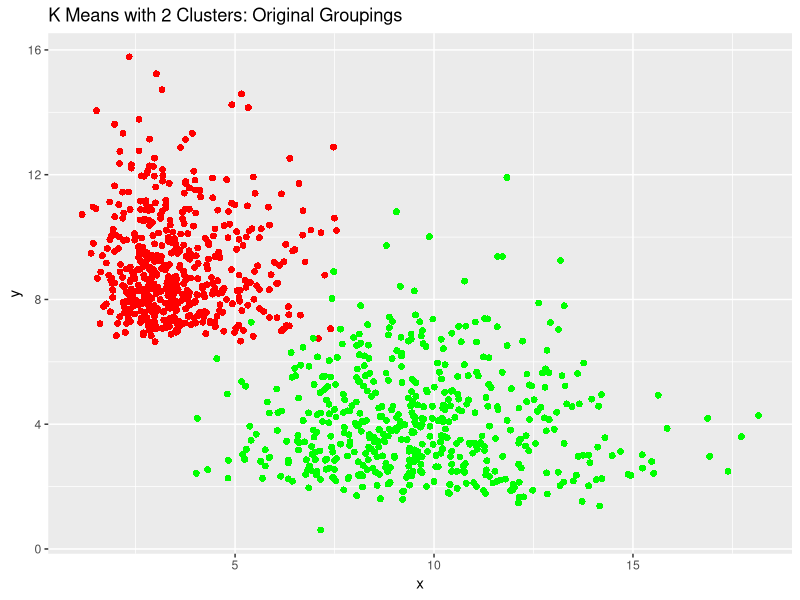

Recreate this plot in R. (Note: this script raises an error after producing the figure.)
# Import tidyverse libraries
library(tidyverse)

# Read in the datasets created from the Python notebook
# Also applying some default parameters for plotting
data_2 <- as_tibble(read.csv("data_2.csv")) %>%
  mutate(shape = 1, size = 1)
data_6 <- as_tibble(read.csv("data_6.csv")) %>%
  mutate(shape = 1, size = 1)

# Set a seed for reproducibility
set.seed(0)

## K-Means: 2 Clusters ##

# Fit and predict the clusters
km_2 <- kmeans(data_2[c("x", "y")], 2)

# Display the centers
print("Cluster centers:")
print(km_2$centers)

# Turn the centers into a dataset and assign a shape variable
km_2_centers <- as_tibble(km_2$centers) %>%
  mutate(pred = 99, shape = 2, size = 2)

# Make a new tibble for the predicted values
data_2p <- data_2 %>%
  mutate(pred = km_2$cluster) %>%
  bind_rows(km_2_centers)

# Plot the original
data_2 %>%
  ggplot(aes(x, y)) +
  geom_point(aes(color = factor(z), shape = factor(shape), size = factor(size))) +
  scale_color_manual(values = c("red", "green")) +
  scale_shape_manual(values = c(16)) +
  scale_size_manual(values = c(2)) +
  theme(legend.position = "none") +
  ggtitle("K Means with 2 Clusters: Original Groupings") +
  ggsave("R_Original_2.png", width = 9, height = 6)

# Plot the predicted
data_2p %>%
  ggplot(aes(x, y)) +
  geom_point(aes(color = factor(pred), shape = factor(shape), size = factor(size))) +
  scale_color_manual(values = c("red", "green", "black")) +
  scale_shape_manual(values = c(16, 18)) +
  scale_size_manual(values = c(2, 4)) +
  theme(legend.position = "none") +
  ggtitle("K Means with 2 Clusters: Predicted Groupings") +
  ggsave("R_K_pred_2.png", width = 9, height = 6)

## K-Means: 6 Clusters ##
km_6 <- kmeans(data_6[c("x", "y")], 6)

# Display the centers
print("Cluster centers:")
print(km_6$centers)

# Add the predicted values back to data_2
# Turn the centers into a dataset and assign a shape variable
km_6_centers <- as_tibble(km_6$centers) %>%
  mutate(pred = 99, shape = 2, size = 2)

# Make a new tibble for the predicted values
data_6p <- data_6 %>%
  mutate(pred = km_6$cluster) %>%
  bind_rows(km_6_centers)

# Plot the original
data_6 %>%
  ggplot(aes(x, y)) +
  geom_point(aes(color = factor(z), shape = factor(shape), size = factor(size))) +
  scale_color_manual(values = c("red", "green", "blue", "purple", "grey", "lawngreen")) +
  scale_shape_manual(values = c(16)) +
  scale_size_manual(values = c(2)) +
  theme(legend.position = "none") +
  ggtitle("K Means with 6 Clusters: Original Groupings") +
  ggsave("R_Original_6.png", width = 9, height = 6)

# Plot the predicted
data_6p %>%
  ggplot(aes(x, y)) +
  geom_point(aes(color = factor(pred), shape = factor(shape), size = factor(size))) +
  scale_color_manual(values = c("red", "green", "blue", "purple", "grey", "lawngreen", "black")) +
  scale_shape_manual(values = c(16, 18)) +
  scale_size_manual(values = c(2, 4)) +
  theme(legend.position = "none") +
  ggtitle("K Means with 6 Clusters: Predicted Groupings") +
  ggsave("R_K_pred_6.png", width = 9, height = 6)

## Hierarchical Clustering ##

# First demonstrate the dendogram
subset <- data_2[1:30, 1:2]
subset_dist <- dist(subset, method = "euclidean")

hc <- hclust(subset_dist, method = "ward.D")

png("Rdendogram.png", height = 6, width = 9, units = "in", res = 200)
plot(hc)
dev.off()

# Now proceed with the replication - start with 2 clusters

# Measure the distancees
data_2_dist <- dist(data_2[, 1:2], method = "euclidean")

# Cluster
hc_2 <- hclust(data_2_dist, method = "ward.D")

# Now we cut the tree
data_2_cut <- cutree(hc_2, k = 2)

# Add in the predicted groupings
data_2_hc <- data_2 %>%
  mutate(pred = data_2_cut)

# Plot
data_2_hc %>%
  ggplot(aes(x, y)) +
  geom_point(aes(color = factor(pred), shape = factor(shape), size = factor(size))) +
  scale_color_manual(values = c("red", "green")) +
  scale_shape_manual(values = c(16)) +
  scale_size_manual(values = c(2)) +
  theme(legend.position = "none") +
  ggtitle("Hierarchical Clustering with 2 Clusters: Predicted Groupings") +
  ggsave("R_HC_2.png", width = 9, height = 6)

# Now move to 6 clusters
data_6_dist <- dist(data_6[, 1:2], method = "euclidean")

# Cluster
hc_6 <- hclust(data_6_dist, method = "ward.D")

# Now we cut the tree
data_6_cut <- cutree(hc_6, k = 6)

# Add in the predicted groupings
data_6_hc <- data_6 %>%
  mutate(pred = data_6_cut)

# Plot
data_6_hc %>%
  ggplot(aes(x, y)) +
  geom_point(aes(color = factor(pred), shape = factor(shape), size = factor(size))) +
  scale_color_manual(values = c("red", "green", "blue", "purple", "grey", "lawngreen")) +
  scale_shape_manual(values = c(16)) +
  scale_size_manual(values = c(2)) +
  theme(legend.position = "none") +
  ggtitle("Hierarchical Clustering with 6 Clusters: Predicted Groupings") +
  ggsave("R_HC_6.png", width = 9, height = 6)
